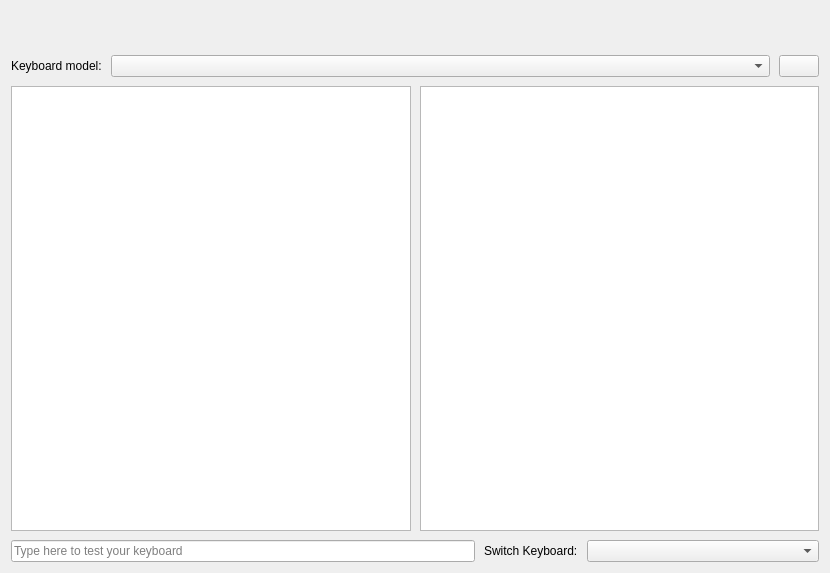
<?xml version="1.0" encoding="UTF-8"?>
<ui version="4.0">
 <author>
SPDX-FileCopyrightText: 2014 Teo Mrnjavac &lt;teo@kde.org&gt;
SPDX-License-Identifier: GPL-3.0-or-later
 </author>
 <class>Page_Keyboard</class>
 <widget class="QWidget" name="Page_Keyboard">
  <property name="geometry">
   <rect>
    <x>0</x>
    <y>0</y>
    <width>830</width>
    <height>573</height>
   </rect>
  </property>
  <property name="windowTitle">
   <string notr="true">Form</string>
  </property>
  <layout class="QVBoxLayout" name="verticalLayout">
   <property name="spacing">
    <number>9</number>
   </property>
   <item>
    <layout class="QHBoxLayout" name="horizontalLayout">
     <property name="spacing">
      <number>0</number>
     </property>
     <property name="topMargin">
      <number>12</number>
     </property>
     <property name="bottomMargin">
      <number>12</number>
     </property>
     <item>
      <spacer name="horizontalSpacer_2">
       <property name="orientation">
        <enum>Qt::Horizontal</enum>
       </property>
       <property name="sizeHint" stdset="0">
        <size>
         <width>40</width>
         <height>20</height>
        </size>
       </property>
      </spacer>
     </item>
     <item>
      <layout class="QVBoxLayout" name="KBPreviewLayout"/>
     </item>
     <item>
      <spacer name="horizontalSpacer">
       <property name="orientation">
        <enum>Qt::Horizontal</enum>
       </property>
       <property name="sizeHint" stdset="0">
        <size>
         <width>40</width>
         <height>20</height>
        </size>
       </property>
      </spacer>
     </item>
    </layout>
   </item>
   <item>
    <layout class="QHBoxLayout" name="horizontalLayout_2">
     <property name="topMargin">
      <number>0</number>
     </property>
     <item>
      <widget class="QLabel" name="label">
       <property name="text">
        <string>Keyboard model:</string>
       </property>
      </widget>
     </item>
     <item>
      <widget class="QComboBox" name="physicalModelSelector">
       <property name="sizePolicy">
        <sizepolicy hsizetype="Expanding" vsizetype="Fixed">
         <horstretch>0</horstretch>
         <verstretch>0</verstretch>
        </sizepolicy>
       </property>
      </widget>
     </item>
     <item>
      <widget class="QPushButton" name="buttonRestore">
       <property name="text">
        <string/>
       </property>
       <property name="icon">
        <iconset resource="keyboard.qrc">
         <normaloff>:/images/restore.png</normaloff>:/images/restore.png</iconset>
       </property>
       <property name="iconSize">
        <size>
         <width>18</width>
         <height>18</height>
        </size>
       </property>
      </widget>
     </item>
    </layout>
   </item>
   <item>
    <layout class="QHBoxLayout" name="horizontalLayout_3">
     <property name="spacing">
      <number>9</number>
     </property>
     <item>
      <widget class="QListView" name="layoutSelector"/>
     </item>
     <item>
      <widget class="QListView" name="variantSelector"/>
     </item>
    </layout>
   </item>
   <item>
    <layout class="QHBoxLayout" name="horizontalLayout_4">
     <property name="topMargin">
      <number>0</number>
     </property>
     <item>
      <widget class="QLineEdit" name="LE_TestKeyboard">
       <property name="sizePolicy">
        <sizepolicy hsizetype="Expanding" vsizetype="Fixed">
         <horstretch>2</horstretch>
         <verstretch>0</verstretch>
        </sizepolicy>
       </property>
       <property name="font">
        <font>
         <weight>50</weight>
         <bold>false</bold>
        </font>
       </property>
       <property name="inputMask">
        <string/>
       </property>
       <property name="text">
        <string/>
       </property>
       <property name="placeholderText">
        <string>Type here to test your keyboard</string>
       </property>
      </widget>
     </item>
     <item>
      <widget class="QLabel" name="label_2">
       <property name="text">
        <string extracomment="shortcut for switching between keyboard layouts">Switch Keyboard:</string>
       </property>
      </widget>
     </item>
     <item>
      <widget class="QComboBox" name="groupSelector">
       <property name="sizePolicy">
        <sizepolicy hsizetype="MinimumExpanding" vsizetype="Fixed">
         <horstretch>1</horstretch>
         <verstretch>0</verstretch>
        </sizepolicy>
       </property>
       <property name="minimumSize">
        <size>
         <width>0</width>
         <height>0</height>
        </size>
       </property>
      </widget>
     </item>
    </layout>
   </item>
  </layout>
 </widget>
 <tabstops>
  <tabstop>physicalModelSelector</tabstop>
  <tabstop>layoutSelector</tabstop>
  <tabstop>variantSelector</tabstop>
  <tabstop>groupSelector</tabstop>
  <tabstop>LE_TestKeyboard</tabstop>
  <tabstop>buttonRestore</tabstop>
 </tabstops>
 <resources>
  <include location="keyboard.qrc"/>
 </resources>
 <connections/>
</ui>
